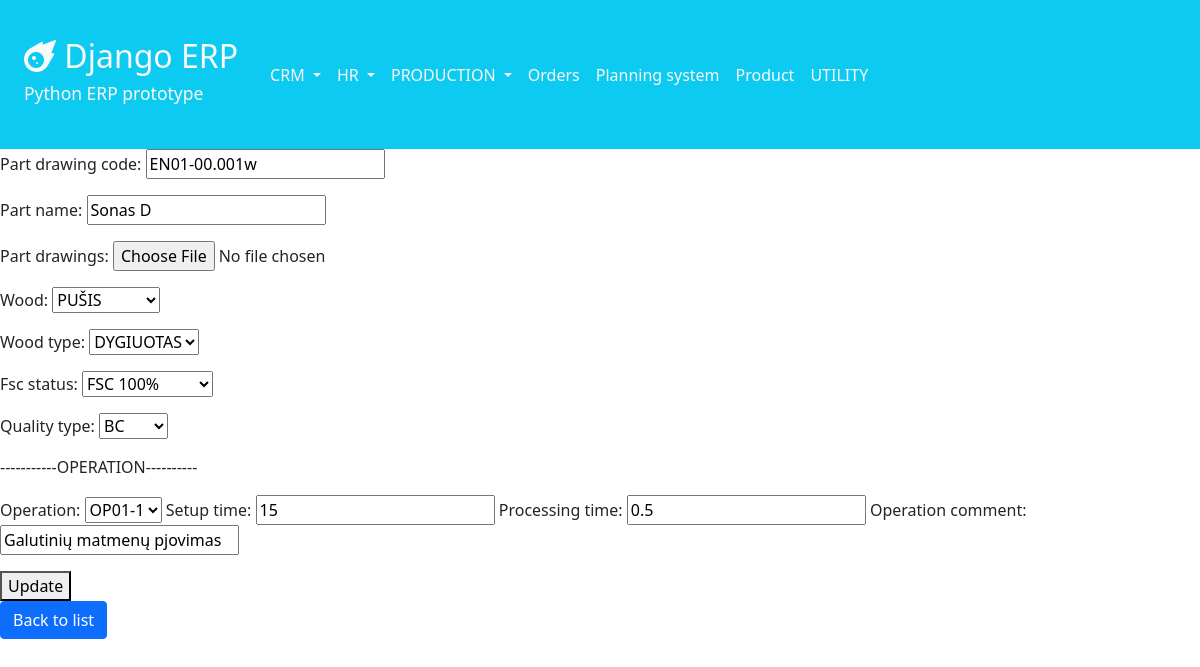
Screenshot of /production/parts/update/1/ with the database file from the repository.
### production/models.py (models this page shows, shortened)
class Part(models.Model):
    code_id = models.CharField(max_length=10, unique=True)
    part_drawing_code = models.CharField(max_length=255, blank=True, null=True, unique=True)
    part_name = models.CharField(max_length=255, blank=True, null=True)
    part_drawings = models.FileField(upload_to='production/drawings/', blank=True, null=True)
    wood = models.CharField(max_length=35, choices=WOOD, blank=True, null=True)
    wood_type = models.CharField(max_length=35, choices=WOOD_TYPE, blank=True, null=True)
    fsc_status = models.CharField(max_length=35, choices=FSC_TYPE, blank=True, null=True)
    quality_type = models.CharField(max_length=35, choices=QUALITY_TYPE, blank=True, null=True)
    class Meta:
        ordering = ['code_id']

class OperationsForPart(models.Model):
    operation = models.ForeignKey(Operation, on_delete=models.RESTRICT, blank=True, null=True)
    setup_time = models.IntegerField(default=30, blank=True, null=True)
    processing_time = models.DecimalField(max_digits=5, decimal_places=1, blank=True, null=True)
    operation_comment = models.CharField(max_length=150, blank=True, null=True)
    product = models.ForeignKey(Part, on_delete=models.RESTRICT, blank=True, null=True)

### production/views.py (the view)
# urls.py: path('parts/update/<int:pk>/', views.update_part, name='update_part'),
def update_part(request, pk):
    part = Part.objects.get(pk=pk)
    operation = OperationsForPart.objects.get(pk=pk)
    if request.method == 'POST':
        form1 = PartForm(request.POST, instance=part)
        form2 = OperationsForPartForm(request.POST, instance=operation)
        if form1.is_valid() and form2.is_valid():
            form1.save()
            form2.save()
            return redirect('production:part_list')
    else:
        form1 = PartForm(instance=part)
        form2 = OperationsForPartForm(instance=operation)
    context = {
        'form1': form1,
        'form2': form2,
    }
    return render(request, 'production/part/update_part.html', context)

### production/forms.py
class PartForm(forms.ModelForm):
    class Meta:
        model = Part
        fields = [
            'part_drawing_code',
            'part_name',
            'part_drawings',
            'wood',
            'wood_type',
            'fsc_status',
            'quality_type',
        ]

class OperationsForPartForm(forms.ModelForm):
    class Meta:
        model = OperationsForPart
        fields = [
            'operation',
            'setup_time',
            'processing_time',
            'operation_comment',
        ]

### production/models.py (called while the page is built)
    def __str__(self):
        return f'{self.operation_name}'

### production/templates/production/part/update_part.html (shortened to what this page needs)
{% extends 'navbar.html' %}
{% block content %}
    <form method="POST">
        {{ form1.as_p }}
        <p>-----------OPERATION----------</p>
        <p>{{ form2.as_table }}</p>
        <button type="submit">Update</button>
    </form>
    <a href="{% url 'production:part_list' %}" class="btn btn-primary">Back to list</a>
{% endblock %}

### rows the page displays
Part: part_drawing_code "EN01-00.001w", part_name "Sonas D", wood "PUŠIS", wood_type "DYGIUOTAS", fsc_status "FSC 100%", quality_type "BC"
OperationsForPart: operation "OP01-1", setup_time "15", processing_time "0.5", operation_comment "Galutinių matmenų pjovimas"
